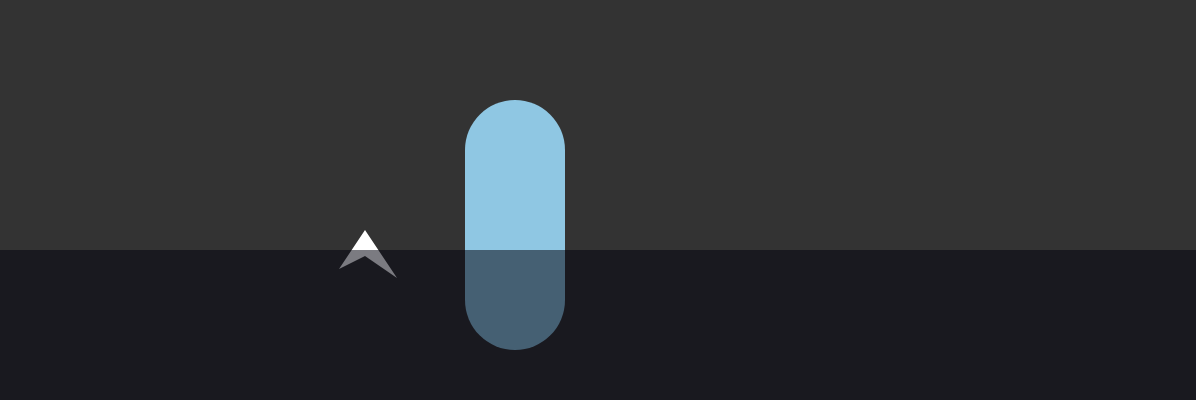
Frame 1 (no input)
Frame 60 (no input): identical to frame 1, image omitted
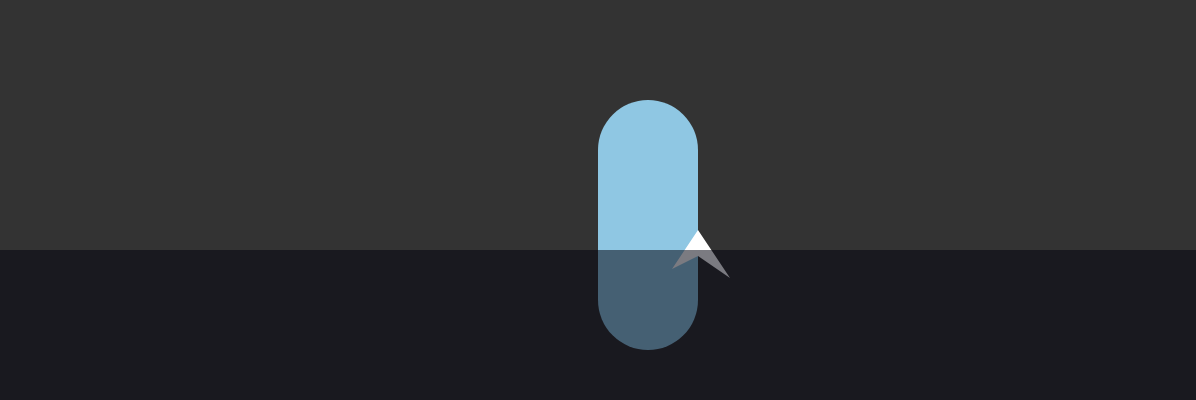
Frame 120 (the mouse pressed at the canvas centre since frame 60)

The p5.js sketch that drew these frames (run headless with seeded random() and noise() and a simulated clock; from frame 60 on, the mouse is pressed at the canvas centre):

// p5.js sketch
// ── sketch.js
let front;
let back;

function setup() {
	createCanvas(window.innerWidth - 4, 400);
	noStroke();
}

function draw() {
	background(51);

	front = map(mouseX, 0, width, width / 2 - 333, width / 2 + 333);
	back = map(mouseX, 0, width, width / 2 - 133, width / 2 + 133);

	fill(143, 199, 227);
	rect(back, 100, 100, 250, 250);

	fill(255);
	beginShape();
	vertex(front + 100, 230);
	vertex(front + 74, 269);
	vertex(front + 100, 256);
	vertex(front + 132, 278);
	endShape();

	fill(3, 3, 14, 133);
	rect(0, 250, width, 200);
}
